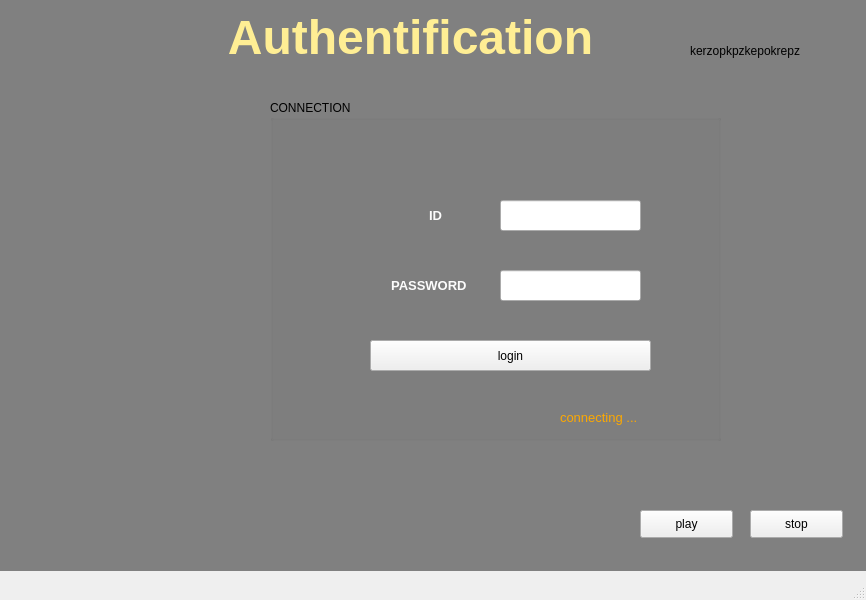
<?xml version="1.0" encoding="UTF-8"?>
<ui version="4.0">
 <class>MainWindow</class>
 <widget class="QMainWindow" name="MainWindow">
  <property name="geometry">
   <rect>
    <x>0</x>
    <y>0</y>
    <width>866</width>
    <height>600</height>
   </rect>
  </property>
  <property name="windowTitle">
   <string>MainWindow</string>
  </property>
  <widget class="QWidget" name="centralwidget">
   <widget class="QLabel" name="label">
    <property name="geometry">
     <rect>
      <x>210</x>
      <y>10</y>
      <width>401</width>
      <height>51</height>
     </rect>
    </property>
    <property name="text">
     <string>&lt;html&gt;&lt;head/&gt;&lt;body&gt;&lt;p align=&quot;center&quot;&gt;&lt;span style=&quot; font-size:36pt; font-weight:600; color:#ffee94;&quot;&gt;Authentification&lt;/span&gt;&lt;/p&gt;&lt;/body&gt;&lt;/html&gt;</string>
    </property>
   </widget>
   <widget class="QLabel" name="label_2">
    <property name="geometry">
     <rect>
      <x>390</x>
      <y>200</y>
      <width>91</width>
      <height>31</height>
     </rect>
    </property>
    <property name="text">
     <string>&lt;html&gt;&lt;head/&gt;&lt;body&gt;&lt;p align=&quot;center&quot;&gt;&lt;span style=&quot; font-size:10pt; font-weight:600; color:#ffffff;&quot;&gt;ID&lt;/span&gt;&lt;/p&gt;&lt;/body&gt;&lt;/html&gt;</string>
    </property>
   </widget>
   <widget class="QLabel" name="label_3">
    <property name="geometry">
     <rect>
      <x>380</x>
      <y>270</y>
      <width>101</width>
      <height>31</height>
     </rect>
    </property>
    <property name="text">
     <string>&lt;html&gt;&lt;head/&gt;&lt;body&gt;&lt;p align=&quot;center&quot;&gt;&lt;span style=&quot; font-size:10pt; font-weight:600; color:#ffffff;&quot;&gt;PASSWORD&lt;/span&gt;&lt;/p&gt;&lt;/body&gt;&lt;/html&gt;
</string>
    </property>
   </widget>
   <widget class="QLineEdit" name="user">
    <property name="geometry">
     <rect>
      <x>500</x>
      <y>200</y>
      <width>141</width>
      <height>31</height>
     </rect>
    </property>
   </widget>
   <widget class="QLineEdit" name="pass">
    <property name="geometry">
     <rect>
      <x>500</x>
      <y>270</y>
      <width>141</width>
      <height>31</height>
     </rect>
    </property>
   </widget>
   <widget class="QLabel" name="label_date_time">
    <property name="geometry">
     <rect>
      <x>690</x>
      <y>30</y>
      <width>181</width>
      <height>41</height>
     </rect>
    </property>
    <property name="text">
     <string>kerzopkpzkepokrepz</string>
    </property>
    <property name="scaledContents">
     <bool>true</bool>
    </property>
   </widget>
   <widget class="QPushButton" name="pushButton_2">
    <property name="geometry">
     <rect>
      <x>640</x>
      <y>510</y>
      <width>93</width>
      <height>28</height>
     </rect>
    </property>
    <property name="text">
     <string>play</string>
    </property>
   </widget>
   <widget class="QPushButton" name="pushButton_3">
    <property name="geometry">
     <rect>
      <x>750</x>
      <y>510</y>
      <width>93</width>
      <height>28</height>
     </rect>
    </property>
    <property name="text">
     <string>stop</string>
    </property>
   </widget>
   <widget class="QLabel" name="label_4">
    <property name="geometry">
     <rect>
      <x>0</x>
      <y>0</y>
      <width>871</width>
      <height>571</height>
     </rect>
    </property>
    <property name="styleSheet">
     <string notr="true">background-color:tranparent;

border-image:url(:/StyleSheet/111111.jpg);

background:grey;

border:none;

background-repeat:none;</string>
    </property>
    <property name="text">
     <string/>
    </property>
   </widget>
   <widget class="QLabel" name="label_5">
    <property name="geometry">
     <rect>
      <x>560</x>
      <y>410</y>
      <width>121</width>
      <height>16</height>
     </rect>
    </property>
    <property name="text">
     <string>&lt;html&gt;&lt;head/&gt;&lt;body&gt;&lt;p style=&quot; font-size:10pt; color:#ffaa00;&quot;&gt;connecting ... &lt;/p&gt;&lt;/body&gt;&lt;/html&gt;</string>
    </property>
   </widget>
   <widget class="QLabel" name="label_6">
    <property name="geometry">
     <rect>
      <x>70</x>
      <y>120</y>
      <width>61</width>
      <height>61</height>
     </rect>
    </property>
    <property name="styleSheet">
     <string notr="true">background-color:tranparent;

border-image:url(:/StyleSheet/a.jpg);

background:none;

border:none;

background-repeat:none;</string>
    </property>
    <property name="text">
     <string/>
    </property>
   </widget>
   <widget class="QLabel" name="label_7">
    <property name="geometry">
     <rect>
      <x>130</x>
      <y>190</y>
      <width>91</width>
      <height>111</height>
     </rect>
    </property>
    <property name="styleSheet">
     <string notr="true">background-color:tranparent;

border-image:url(:/StyleSheet/c.png);

background:none;

border:none;

background-repeat:none;</string>
    </property>
    <property name="text">
     <string/>
    </property>
   </widget>
   <widget class="QLabel" name="label_8">
    <property name="geometry">
     <rect>
      <x>20</x>
      <y>250</y>
      <width>61</width>
      <height>71</height>
     </rect>
    </property>
    <property name="styleSheet">
     <string notr="true">background-color:tranparent;

border-image:url(:/StyleSheet/e.png);

background:none;

border:none;

background-repeat:none;</string>
    </property>
    <property name="text">
     <string/>
    </property>
   </widget>
   <widget class="QLabel" name="label_9">
    <property name="geometry">
     <rect>
      <x>120</x>
      <y>340</y>
      <width>71</width>
      <height>71</height>
     </rect>
    </property>
    <property name="styleSheet">
     <string notr="true">background-color:tranparent;

border-image:url(:/StyleSheet/d.png);

background:none;

border:none;

background-repeat:none;</string>
    </property>
    <property name="text">
     <string/>
    </property>
   </widget>
   <widget class="QLabel" name="label_10">
    <property name="geometry">
     <rect>
      <x>40</x>
      <y>430</y>
      <width>47</width>
      <height>51</height>
     </rect>
    </property>
    <property name="styleSheet">
     <string notr="true">background-color:tranparent;

border-image:url(:/StyleSheet/g.jpg);

background:none;

border:none;

background-repeat:none;</string>
    </property>
    <property name="text">
     <string/>
    </property>
   </widget>
   <widget class="QLabel" name="label_11">
    <property name="geometry">
     <rect>
      <x>160</x>
      <y>420</y>
      <width>41</width>
      <height>41</height>
     </rect>
    </property>
    <property name="styleSheet">
     <string notr="true">background-color:tranparent;

border-image:url(:/StyleSheet/h.jpg);

background:none;

border:none;

background-repeat:none;</string>
    </property>
    <property name="text">
     <string/>
    </property>
   </widget>
   <widget class="QGroupBox" name="groupBox">
    <property name="geometry">
     <rect>
      <x>270</x>
      <y>100</y>
      <width>451</width>
      <height>341</height>
     </rect>
    </property>
    <property name="title">
     <string>CONNECTION</string>
    </property>
    <widget class="QPushButton" name="pushButton">
     <property name="geometry">
      <rect>
       <x>100</x>
       <y>240</y>
       <width>281</width>
       <height>31</height>
      </rect>
     </property>
     <property name="text">
      <string>login</string>
     </property>
    </widget>
   </widget>
   <widget class="QLabel" name="label_12">
    <property name="geometry">
     <rect>
      <x>70</x>
      <y>330</y>
      <width>41</width>
      <height>41</height>
     </rect>
    </property>
    <property name="styleSheet">
     <string notr="true">background-color:tranparent;

border-image:url(:/StyleSheet/f.png);

background:none;

border:none;

background-repeat:none;</string>
    </property>
    <property name="text">
     <string/>
    </property>
   </widget>
   <zorder>label_4</zorder>
   <zorder>label</zorder>
   <zorder>label_2</zorder>
   <zorder>label_3</zorder>
   <zorder>pushButton_2</zorder>
   <zorder>pushButton_3</zorder>
   <zorder>label_date_time</zorder>
   <zorder>label_5</zorder>
   <zorder>label_6</zorder>
   <zorder>label_7</zorder>
   <zorder>label_8</zorder>
   <zorder>label_9</zorder>
   <zorder>label_10</zorder>
   <zorder>label_11</zorder>
   <zorder>groupBox</zorder>
   <zorder>pass</zorder>
   <zorder>user</zorder>
   <zorder>label_12</zorder>
  </widget>
  <widget class="QMenuBar" name="menubar">
   <property name="geometry">
    <rect>
     <x>0</x>
     <y>0</y>
     <width>866</width>
     <height>22</height>
    </rect>
   </property>
  </widget>
  <widget class="QStatusBar" name="statusbar"/>
 </widget>
 <resources/>
 <connections/>
</ui>
